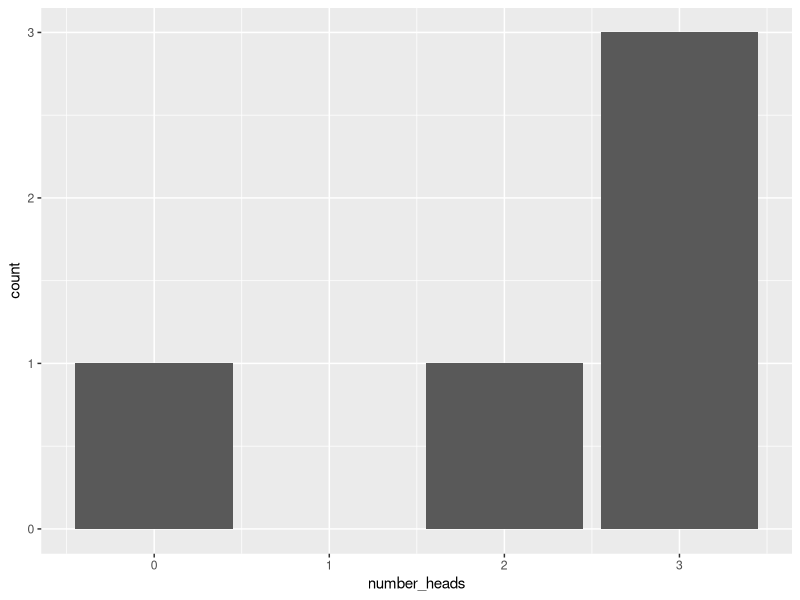

R code for this plot:
## ---- chunk 1
library(tidyverse)
## ---- chunk 2
possible_events <- c("H", "T")
## ---- chunk 3
coin_flips <- sample(possible_events, 
                     size = 4, # how many times we repeat the trial
                     replace = TRUE) # allows a particular event to occur more than once
coin_flips
## ---- chunk 4
number_of_heads <- sum(coin_flips=="H")
## ---- chunk 5
number_of_trials <- 5
## ---- chunk 6
trial_data <- tibble(trial_number = 1:number_of_trials, 
                     number_heads = NA) # just put NA for now because we haven't done the trials yet!
trial_data
## ---- chunk 7
for(i in 1:number_of_trials){ # "for all numbers i in 1 to the number of trials (i.e. 1 to 5)
  this_coin_flip <- sample(possible_events, size = 4, replace = TRUE)
  this_number_of_heads <- sum(this_coin_flip=="H")
  trial_data[i,2] <- this_number_of_heads
}
## ---- chunk 8
trial_data |> 
  summarize(mean = mean(number_heads),
            variance = var(number_heads))
## ---- chunk 9
ggplot(trial_data, aes(number_heads)) + 
  geom_bar()
